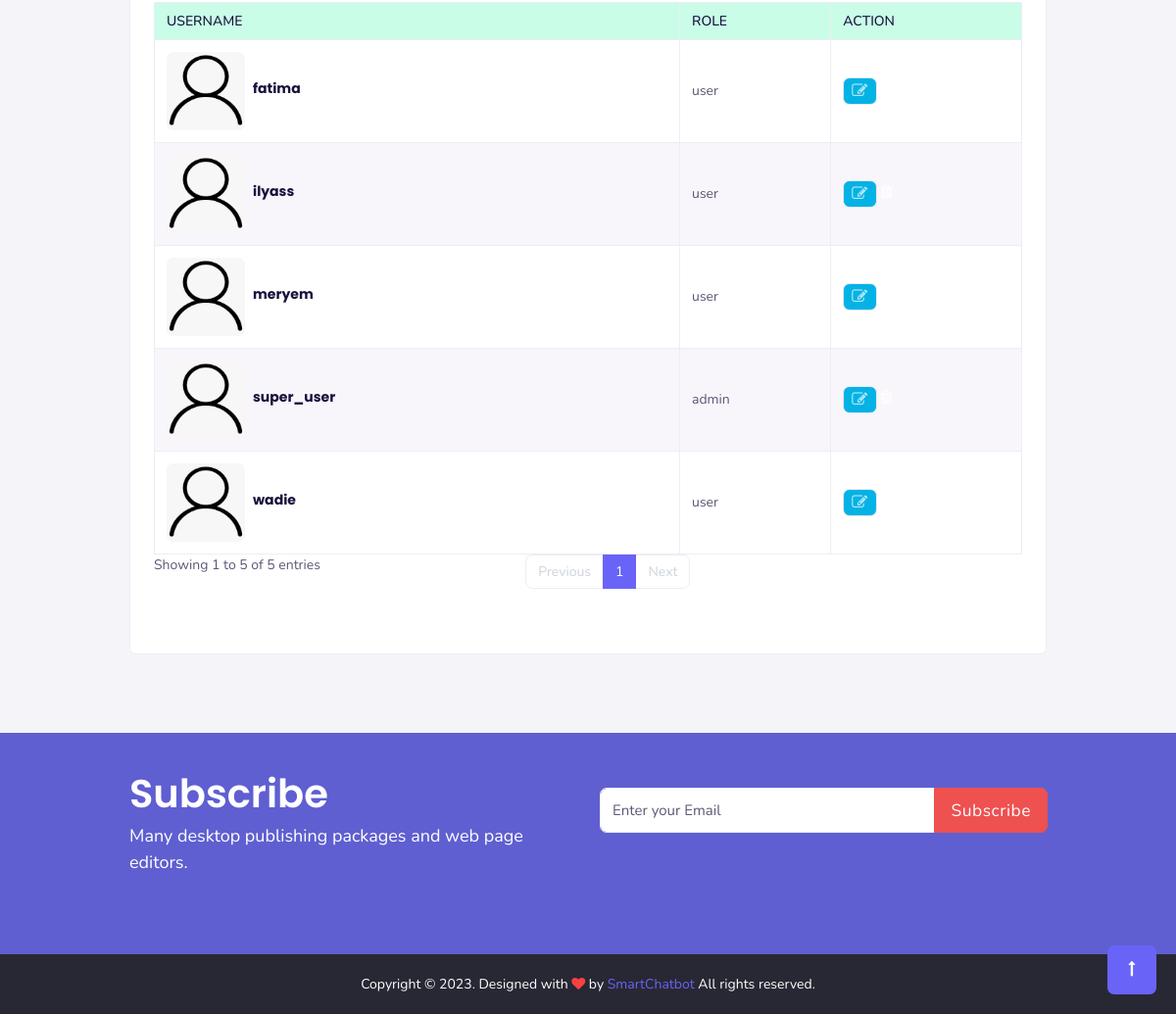
The app's page /profiles/0 (signed in, lower part), older data.
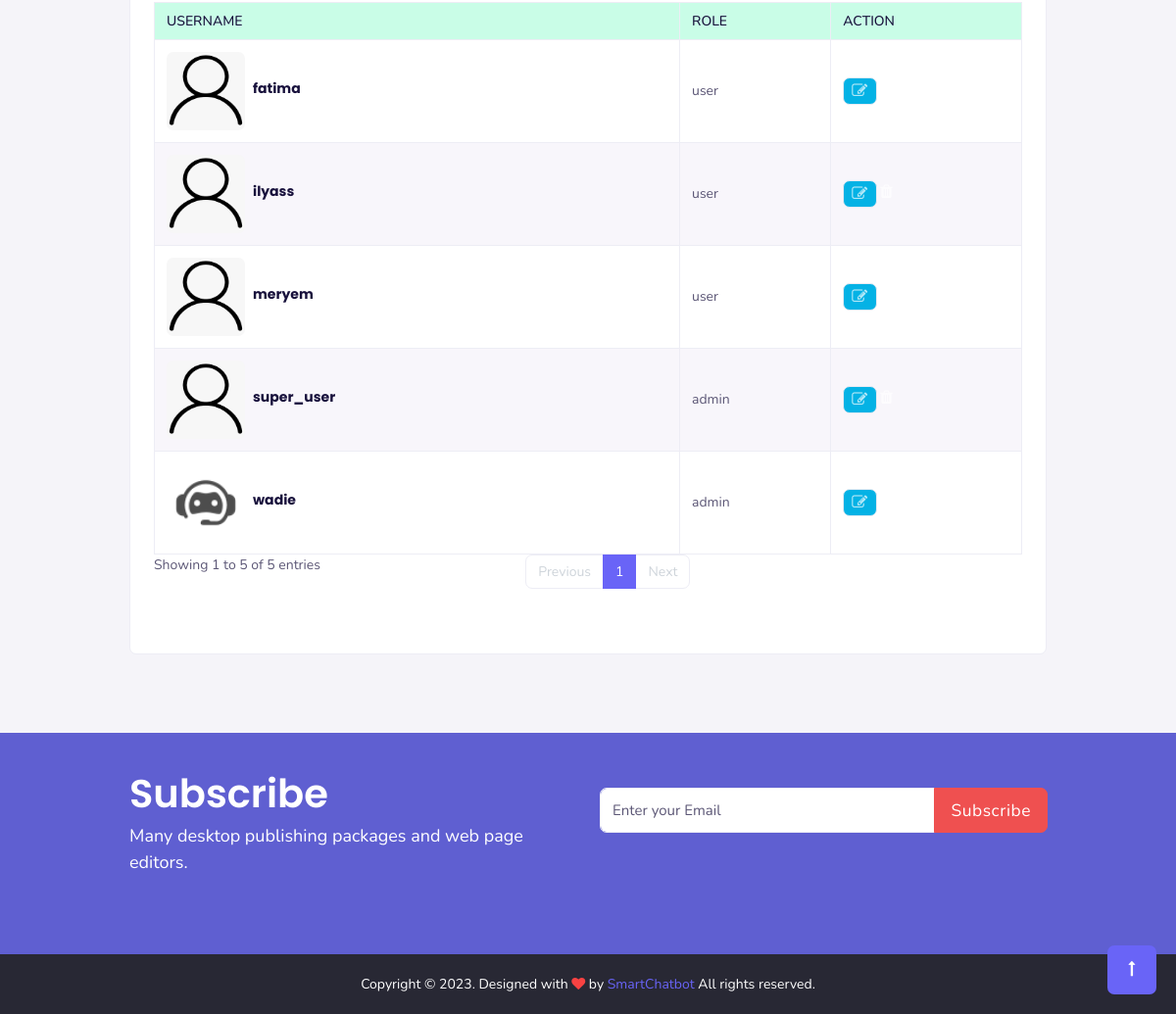
The same page, newer data.
### gestion_admin/models.py (models this page shows, shortened)
class Profile(models.Model):
    user = models.OneToOneField(User, on_delete=models.CASCADE)
    first_name = models.CharField(max_length=100, null=True)
    last_name = models.CharField(max_length=100, null=True)
    email = models.EmailField(max_length=100, null=True)
    niveau = models.OneToOneField(Niveau, on_delete=models.CASCADE, null=True)
    image = models.ImageField(upload_to="profile", null=True, default="profile/default.png")
    date_created = models.DateTimeField(auto_now_add=True)
    class Meta:
        db_table = 'profile'

### gestion_admin/decorators.py (the view)
    def wrapper_func(request, *args, **kwargs):
        if request.user.is_authenticated:
            if request.user.groups.filter(name='admin').exists():
                return view_func(request, *args, **kwargs)
            else:
                return redirect('home')

### gestion_admin/views.py (called while the page is built, shortened)
@login_required(login_url='login')
@for_admin
def profiles(request,n):
    data = Profile.objects.all()
    if len(data) <= 10:
        myprofiles = data
        context = {
            'profiles' : myprofiles,
            'n_t' : data.count()
        }
    return render(request,'profile/liste_profile.html', context)

### gestion_admin/templates/profile/liste_profile.html (shortened to what this page needs)
{% extends './../element/main.html' %}
{% block content %}
<section class="sptb">
    <div class="container">
        <div class="row">
            <div class="col-xl-9 col-lg-12 col-md-12">
                <div class="card mb-0">
                    <div class="card-body">
                        <div class="ads-tabs">
                            <div class="tab-content">
                                <br>
                                <table id="example" class="table table-striped table-bordered" cellspacing="0" width="100%">
                                                     <thead class="table-success">
                                                        <tr role="row">
                                                            <th class="sorting" tabindex="0" aria-controls="DataTables_Table_0" rowspan="1" colspan="1" aria-label="Courses: activate to sort column ascending" style="width: 222.422px;">Username</th>
                                                            <th class="sorting" tabindex="0" aria-controls="DataTables_Table_0" rowspan="1" colspan="1" aria-label="Category: activate to sort column ascending" style="width: 99.25px;">Role</th>
                                                            <th class="sorting" tabindex="0" aria-controls="DataTables_Table_0" rowspan="1" colspan="1" aria-label="Action: activate to sort column ascending" style="width: 121.297px;">Action</th>
                                                        </tr>
                                                    </thead>
                                                    <tbody>
                                                        {% for item in profiles %}
                                                            <tr class="{% cycle 'odd' 'even' %}">
                                                                <td>
                                                                    <div class="media mt-0 mb-0">
                                                                        <div class="card-aside-img"> <a href="javascript:void(0)"></a> <img src="{{item.image.url}}" alt="img" style="width:5px;"> </div>
                                                                        <div class="media-body">
                                                                            <div class="card-item-desc ms-2 p-0 mt-0">
                                                                                <a href="javascript:void(0)" class="text-dark">
                                                                                    <h4 class="font-weight-bold">{{item.user.username}}</h4>
                                                                             </div>
                                                                        </div>
                                                                    </div>
                                                                </td>
                                                                <td>{{ item.user.groups.all.0.name }}</td>
                                                                <td> <a href="{% url 'profile_edit' item.id %}" class="btn btn-outline-light btn-sm text-dark waves-effect waves-light bg-info" data-bs-toggle="tooltip" data-bs-original-title="Edit"><i class="fa fa-edit fs-16"></i></a>
                                                                    <a onClick= class="btn btn-outline-light btn-sm text-dark waves-effect waves-light bg-dark" data-bs-toggle=" tooltip"="" data-bs-original-title="Delete"><i class="fa fa-trash fs-16"></i></a>  </td>
                                                            </tr>
                                                        {% endfor %}
                                                    </tbody>
                                                </table>
                                            </div>
                                        </div>
                                        <br> <br>
                                    </div>
                                </div>
                            </div>
                        </div>
                    </div>
                </div>
{% endblock content %}

### user/templates/element/main.html (shortened to what this page needs)
{% load static %}
<!DOCTYPE html>
<html>
    <head>
        <link rel="stylesheet" href="https://maxcdn.bootstrapcdn.com/bootstrap/4.0.0/css/bootstrap.min.css"
>
        <link rel="stylesheet" type="text/css" href="{% static 'css/style.css' %}">
        <link rel="stylesheet" type="text/css" href="{% static 'css/custom.css' %}">
        <link rel="stylesheet" type="text/css" href="{% static 'css/select2.css' %}">
        <link rel="stylesheet" type="text/css" href="{% static 'css/owl.carousel.css' %}">
        <link rel="stylesheet" type="text/css" href="{% static 'css/jquery.flexdatalist.css' %}">
        <link id="theme" rel="stylesheet" type="text/css" href="{% static 'css/color.css' %}">
        <link rel="stylesheet" type="text/css" href="{% static 'css/typicons/min.css' %}">
        <link rel="stylesheet" href="https://cdnjs.cloudflare.com/ajax/libs/font-awesome/6.3.0/css/all.min.css">
        <link rel="stylesheet" href="https://cdnjs.cloudflare.com/ajax/libs/font-awesome/4.7.0/css/font-awesome.min.css">
        <link href="https://unpkg.com/aos@2.3.1/dist/aos.css" rel="stylesheet">
    </head>
    <body>
        <div class="header-main">
            {% include './navbar.html' %}
            {% block content %}{% endblock content %}
            {% include './footer.html' %}
    </body>
</html>

### user/templates/element/navbar.html (shortened to what this page needs)
{% load static %}
<br /><br />
<br /> <br />
<br /> <br />
<br /> <br />

### user/templates/element/footer.html
{% load static %}
<section class="cover-image sptb bg-background-1">
    <div class="content-text mb-0">
        <div class="container">
            <div class="text-white">
                <div class="row">
                    <div class="col-lg-6">
                        <div class="mt-0">
                            <h1 class="mb-2 font-weight-semibold">Subscribe</h1>
                            <p class="fs-18 mb-0">Many desktop publishing packages and web page editors.</p>
                        </div>
                    </div>
                    <div class="col-lg-6">
                        <div class="mt-4">
                            <div class="input-group sub-input mt-1">
                                <input type="text" class="form-control input-lg  br-ts-7  br-bs-7"
                                    placeholder="Enter your Email">
                                <div class="input-group-text ">
                                    <button type="button" class="btn btn-secondary btn-lg br-te-7  br-be-7">
                                        Subscribe
                                    </button>
                                </div>
                            </div>
                        </div>
                    </div>
                </div>
            </div>
        </div>
    </div>
</section>
<a href="#top" id="back-to-top" style="display: inline;"><i class="fa fa-long-arrow-up"></i></a>
<div class="py-3 bg-dark">
    <div class="container">
        <div class="row d-flex">
            <div class="col-lg-12 col-sm-12  mt-2 mb-2 text-center text-white">
                Copyright © 2023<a href="javascript:void(0)" class="fs-14 text-primary"></a>. Designed
                with <span class="fa fa-heart text-danger"></span> by <a href="javascript:void(0)"
                    class="fs-14 text-primary">SmartChatbot</a> All rights reserved.
            </div>
        </div>
    </div>
</div>

### static/css/color.css (style rules this page uses)
.text-primary { color: #6964f7 !important; }
#back-to-top { background: #6964f7; }
.header-main i, .header-icons-link .header-icons-link1 i { color: rgba(255, 255, 255, 0.7); }
.bg-dark { background-color: #282834 !important; }
.bg-background-1:before, .banner1:before { background: rgba(58, 58, 199, 0.8) !important; }

Row changes from the older to the newer data that the page shows:
changed Profile "wadie": image: picture added in place of a placeholder; user.groups.all.0.name "user" → "admin"
